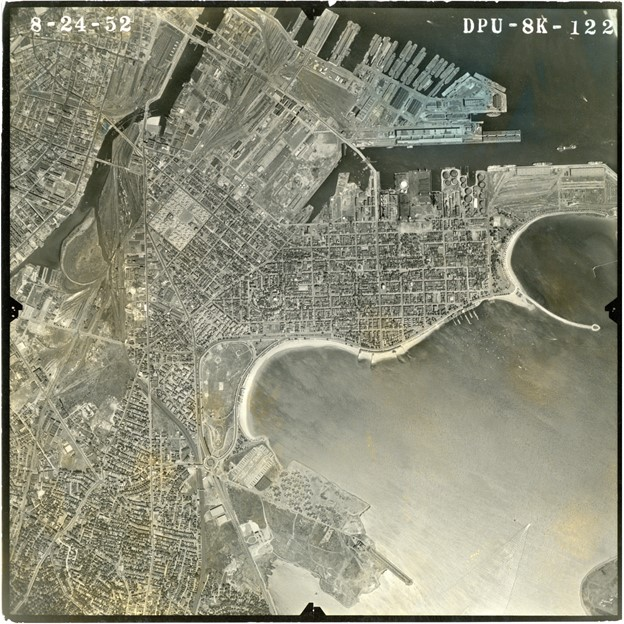
#> input picture Tests/Images/Boston_Mac.jpg, 624 x 624 px, found by its file name
$ python Harris_Corner.py
#> lines starting #> are read from the running program, lines starting #| are printed output that depends on the picture; after the words box and inside, x2 and y2 are one past the last pixel; in counts of white or black regions, pixels touching at a corner belong together
import numpy as np
import cv2 as cv
filename = 'C:/Users/sowmy/Desktop/DS4CG/GeoReferencing/GeoReferencing/SIFT/Images/Boston_Mac.jpg'
img = cv.imread(filename)
#> img is the input picture: shape (624, 624, 3); mean B, G, R 119.9, 138.7, 138.5
#corners_mac = np.zeros(np.shape(gray))
gray = cv.cvtColor(img,cv.COLOR_BGR2GRAY)
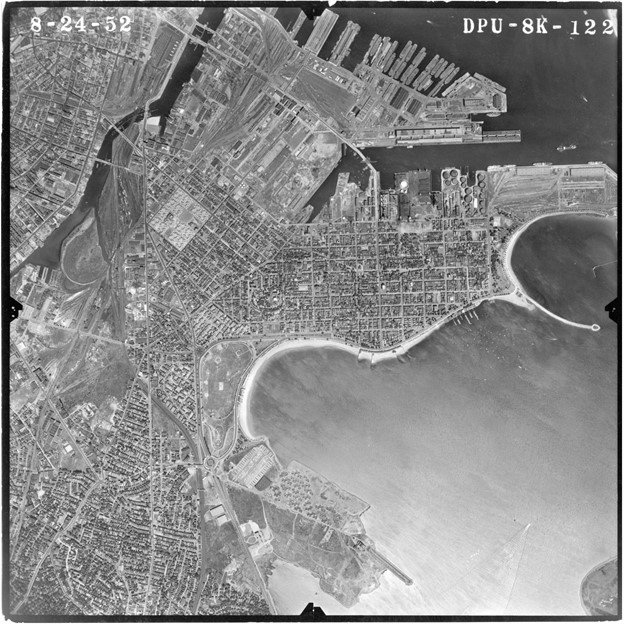
#> gray: shape (624, 624); min 0, max 255, mean 136.5
print(gray.shape)
#| (624, 624)
corners_mac = np.zeros((gray.shape[0],gray.shape[1],1))
gray = np.float32(gray)
dst = cv.cornerHarris(gray,2,3,0.04)
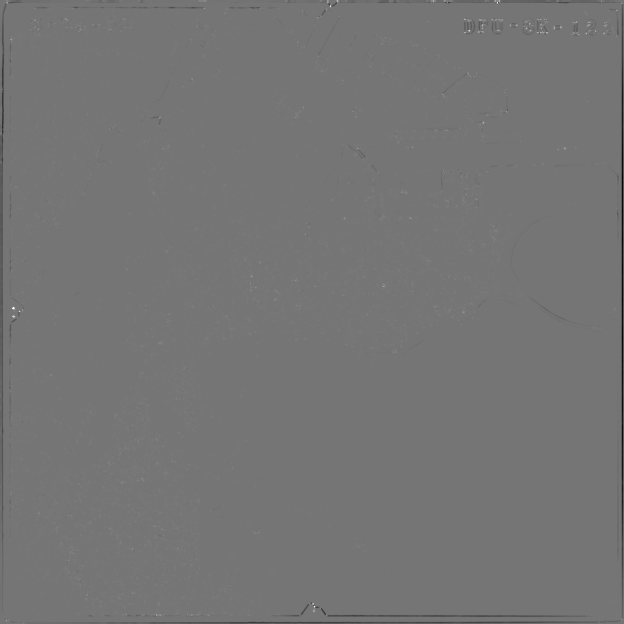
#> dst: shape (624, 624) float32; min -123747432, max 144012896, mean -423313.7; drawn with min black and max white

#result is dilated for marking the corners, not important
dst = cv.dilate(dst,None)
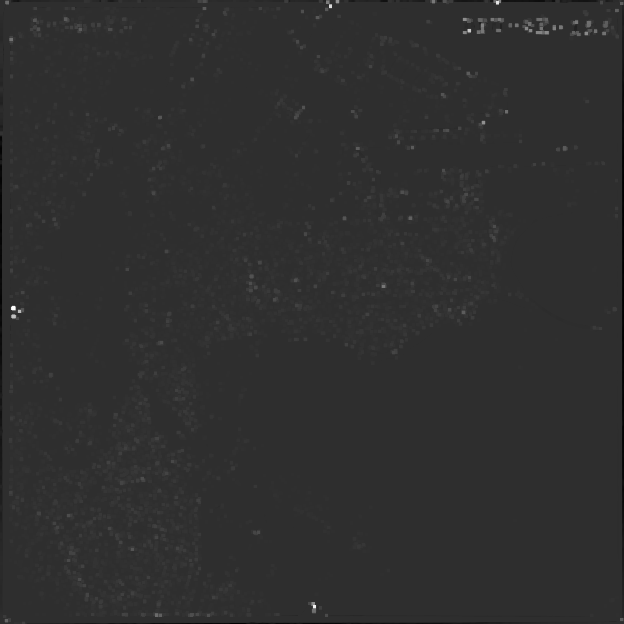
#> dst: shape (624, 624) float32; min -31817212, max 144012896, mean 632449.6; drawn with min black and max white
# Threshold for an optimal value, it may vary depending on the image.
corners_mac[dst>0.01*dst.max()]=255
cv.imshow('Corner Detections',corners_mac)
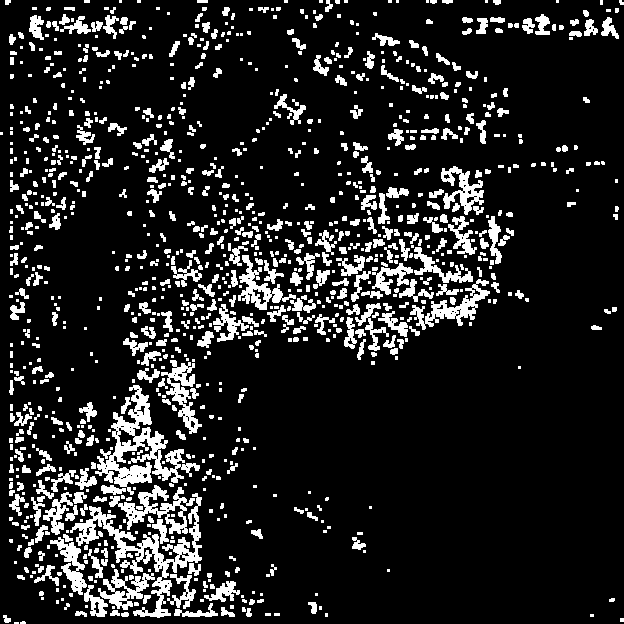
#> window 'Corner Detections': shape (624, 624, 1); 13.7% white; 1126 white regions (604 under 20 px), largest, box (x1, y1, x2, y2) and area: (95, 385, 200, 495) 3347, (70, 493, 202, 618) 3250, (109, 485, 195, 534) 1394
if cv.waitKey(0) & 0xff == 27:
#> (key Esc is pressed here)
    cv.destroyAllWindows()

$ run again, with Tests/Images/Boston_Mod.jpg copied over Tests/Images/Boston_Mac.jpg
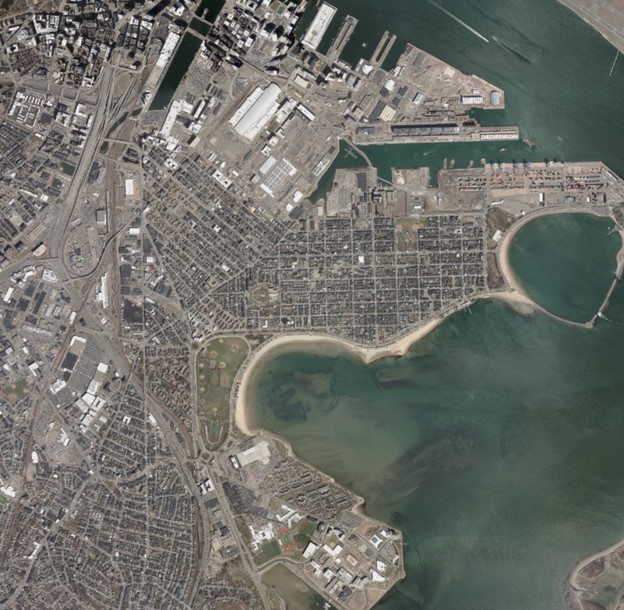
#> input picture Tests/Images/Boston_Mod.jpg, 624 x 610 px, found by its file name
#> img is the input picture: shape (610, 624, 3); mean B, G, R 105, 111.1, 109.6
#| (610, 624)
#> `dst = cv.cornerHarris(gray,2,3,0.04)`:
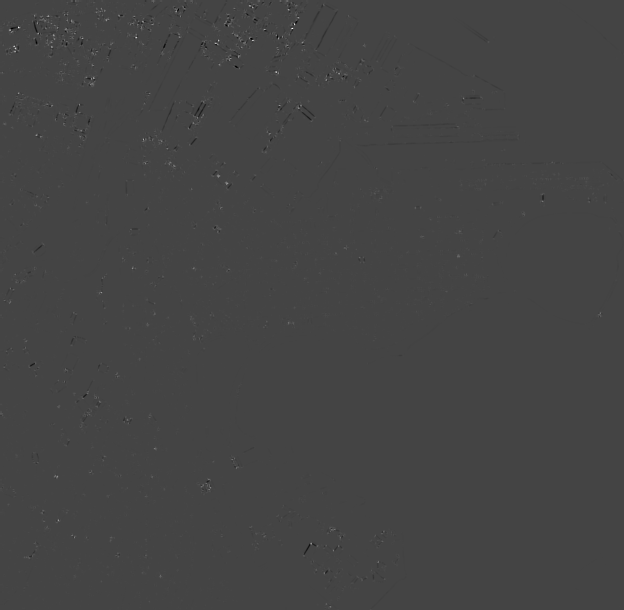
#> dst: shape (610, 624) float32; min -30071192, max 82144464, mean 63526; drawn with min black and max white
#> `cv.imshow('Corner Detections',corners_mac)`:
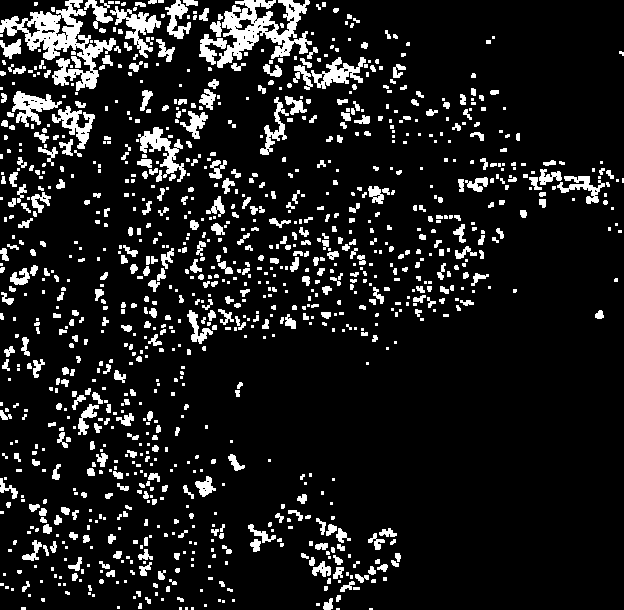
#> window 'Corner Detections': shape (610, 624, 1); 11.4% white; 1093 white regions (599 under 20 px), largest, box (x1, y1, x2, y2) and area: (0, 0, 116, 91) 3396, (217, 0, 312, 68) 2833, (138, 127, 186, 182) 891

$ run again, with Tests/Images/Outlining.jpg copied over Tests/Images/Boston_Mac.jpg
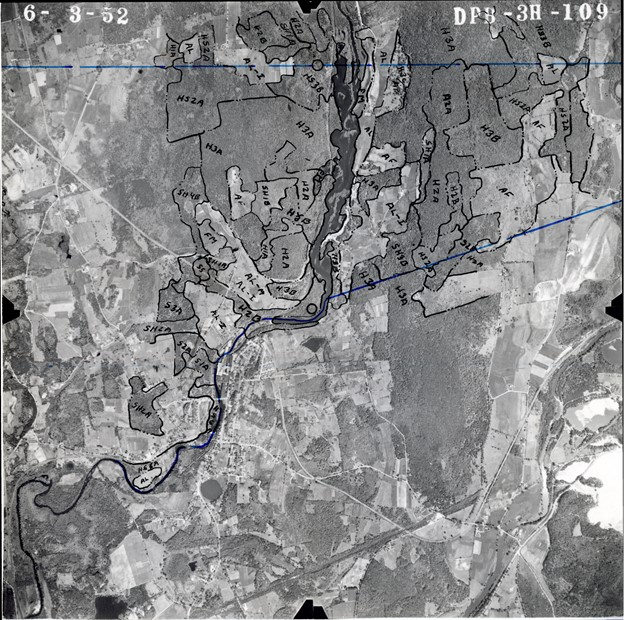
#> input picture Tests/Images/Outlining.jpg, 624 x 620 px, found by its file name
#> img is the input picture: shape (620, 624, 3); mean B, G, R 138.1, 137, 136.6
#| (620, 624)
#> `dst = cv.dilate(dst,None)`:
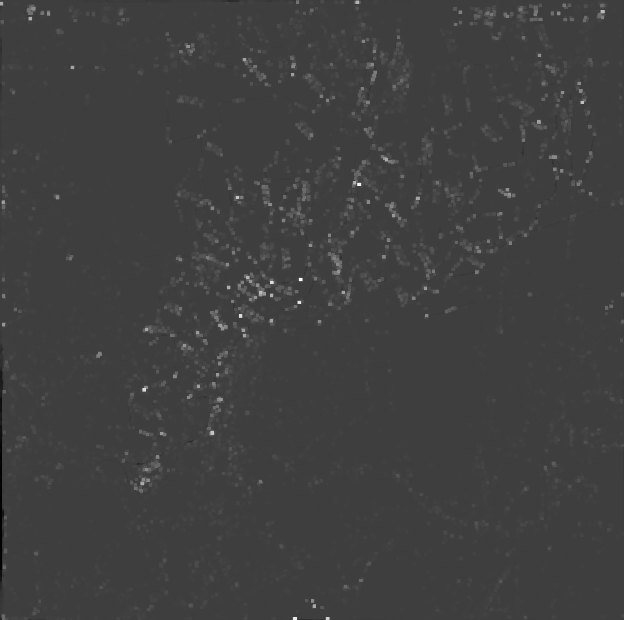
#> dst: shape (620, 624) float32; min -41773024, max 129346160, mean 1280235; drawn with min black and max white
#> `cv.imshow('Corner Detections',corners_mac)`:
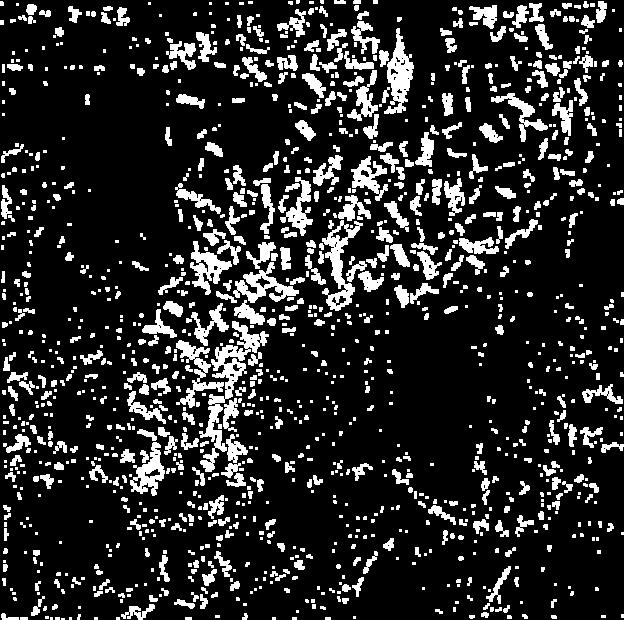
#> window 'Corner Detections': shape (620, 624, 1); 16.2% white; 1317 white regions (691 under 20 px), largest, box (x1, y1, x2, y2) and area: (199, 321, 269, 472) 2215, (322, 220, 363, 311) 1263, (384, 28, 414, 114) 1208
